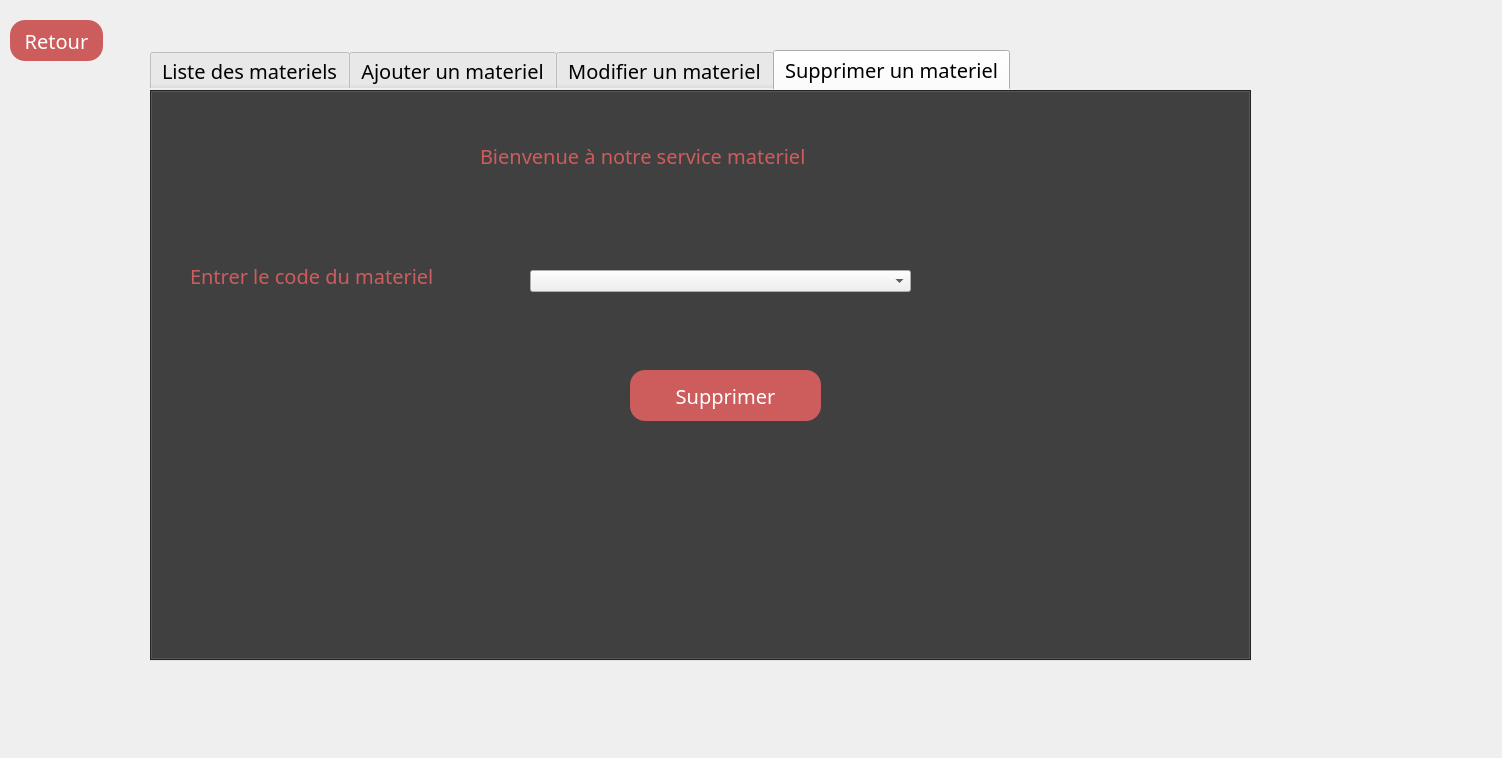
<?xml version="1.0" encoding="UTF-8"?>
<ui version="4.0">
 <class>Materiel</class>
 <widget class="QDialog" name="Materiel">
  <property name="geometry">
   <rect>
    <x>0</x>
    <y>0</y>
    <width>1502</width>
    <height>758</height>
   </rect>
  </property>
  <property name="windowTitle">
   <string>Dialog</string>
  </property>
  <property name="styleSheet">
   <string notr="true">*{
font-family:century gothic;
font-size :20px;

}
 QTabWidget{
background:#333;
border-radius:15px;
}

QLabel {
postion:center;
color :#CD5C5C;
}
QTableView {
background:white;
border-radius:15px;
font-size :20px;

}
QPushButton {
background: #CD5C5C;border:none;
color:white;
 border-radius: 15px;
}
QPushButton:hover
{ color:white;
 border-radius: 15px;
background-color :#F08080;border:none;
}</string>
  </property>
  <widget class="QTabWidget" name="tabWidget">
   <property name="geometry">
    <rect>
     <x>150</x>
     <y>50</y>
     <width>1101</width>
     <height>611</height>
    </rect>
   </property>
   <property name="toolTip">
    <string>&lt;html&gt;&lt;head/&gt;&lt;body&gt;&lt;p&gt;Liste des materiels&lt;/p&gt;&lt;/body&gt;&lt;/html&gt;</string>
   </property>
   <property name="styleSheet">
    <string notr="true"/>
   </property>
   <property name="currentIndex">
    <number>3</number>
   </property>
   <widget class="QWidget" name="tab">
    <attribute name="title">
     <string>Liste des materiels</string>
    </attribute>
    <widget class="QLabel" name="label">
     <property name="geometry">
      <rect>
       <x>300</x>
       <y>70</y>
       <width>431</width>
       <height>51</height>
      </rect>
     </property>
     <property name="text">
      <string>Bienvenue à notre service materiel</string>
     </property>
    </widget>
    <widget class="QLabel" name="label_2">
     <property name="geometry">
      <rect>
       <x>50</x>
       <y>170</y>
       <width>241</width>
       <height>51</height>
      </rect>
     </property>
     <property name="text">
      <string>Rechercher un materiel </string>
     </property>
    </widget>
    <widget class="QLabel" name="label_3">
     <property name="geometry">
      <rect>
       <x>790</x>
       <y>170</y>
       <width>241</width>
       <height>51</height>
      </rect>
     </property>
     <property name="text">
      <string>Avec</string>
     </property>
    </widget>
    <widget class="QComboBox" name="comboBox">
     <property name="geometry">
      <rect>
       <x>882</x>
       <y>190</y>
       <width>121</width>
       <height>22</height>
      </rect>
     </property>
    </widget>
    <widget class="QTableView" name="tableView">
     <property name="geometry">
      <rect>
       <x>60</x>
       <y>310</y>
       <width>901</width>
       <height>192</height>
      </rect>
     </property>
     <property name="styleSheet">
      <string notr="true">/*QTableView::item
{
anchors.fill: racesWindow
        width: 840
        height: 400
       
}
*/</string>
     </property>
    </widget>
    <widget class="QLineEdit" name="filter_line">
     <property name="geometry">
      <rect>
       <x>300</x>
       <y>190</y>
       <width>321</width>
       <height>22</height>
      </rect>
     </property>
     <property name="styleSheet">
      <string notr="true">QLineEdit{
background:transparent;
border:none;
color: #717072;
border-bottom:1px solid #717072;
}</string>
     </property>
    </widget>
   </widget>
   <widget class="QWidget" name="tab_2">
    <attribute name="title">
     <string>Ajouter un materiel</string>
    </attribute>
    <widget class="QLabel" name="label_4">
     <property name="geometry">
      <rect>
       <x>290</x>
       <y>40</y>
       <width>431</width>
       <height>51</height>
      </rect>
     </property>
     <property name="text">
      <string>Bienvenue à notre service materiel</string>
     </property>
    </widget>
    <widget class="QLabel" name="label_5">
     <property name="geometry">
      <rect>
       <x>20</x>
       <y>160</y>
       <width>241</width>
       <height>51</height>
      </rect>
     </property>
     <property name="text">
      <string>Code materiel</string>
     </property>
    </widget>
    <widget class="QLabel" name="label_6">
     <property name="geometry">
      <rect>
       <x>20</x>
       <y>230</y>
       <width>241</width>
       <height>51</height>
      </rect>
     </property>
     <property name="text">
      <string>La date d'acquisition</string>
     </property>
    </widget>
    <widget class="QLabel" name="label_8">
     <property name="geometry">
      <rect>
       <x>20</x>
       <y>300</y>
       <width>241</width>
       <height>51</height>
      </rect>
     </property>
     <property name="text">
      <string>Type materiel</string>
     </property>
    </widget>
    <widget class="QLineEdit" name="codeLine">
     <property name="geometry">
      <rect>
       <x>330</x>
       <y>170</y>
       <width>321</width>
       <height>22</height>
      </rect>
     </property>
     <property name="styleSheet">
      <string notr="true">QLineEdit{
background:transparent;
border:none;
color: #717072;
border-bottom:1px solid #717072;
}</string>
     </property>
    </widget>
    <widget class="QLineEdit" name="etatLine">
     <property name="geometry">
      <rect>
       <x>330</x>
       <y>310</y>
       <width>321</width>
       <height>22</height>
      </rect>
     </property>
     <property name="styleSheet">
      <string notr="true">QLineEdit{
background:transparent;
border:none;
color: #717072;
border-bottom:1px solid #717072;
}</string>
     </property>
    </widget>
    <widget class="QLabel" name="label_9">
     <property name="geometry">
      <rect>
       <x>20</x>
       <y>380</y>
       <width>241</width>
       <height>51</height>
      </rect>
     </property>
     <property name="text">
      <string>Marque materiel</string>
     </property>
    </widget>
    <widget class="QLineEdit" name="marqueLine">
     <property name="geometry">
      <rect>
       <x>330</x>
       <y>390</y>
       <width>321</width>
       <height>22</height>
      </rect>
     </property>
     <property name="styleSheet">
      <string notr="true">QLineEdit{
background:transparent;
border:none;
color: #717072;
border-bottom:1px solid #717072;
}</string>
     </property>
    </widget>
    <widget class="QPushButton" name="Submit">
     <property name="geometry">
      <rect>
       <x>840</x>
       <y>510</y>
       <width>221</width>
       <height>51</height>
      </rect>
     </property>
     <property name="styleSheet">
      <string notr="true">QPushButton {
background-color :#CD5C5C;border:none;
color:white;
border-radius:15px;
}</string>
     </property>
     <property name="text">
      <string>Ajouter</string>
     </property>
    </widget>
    <widget class="QDateEdit" name="date">
     <property name="geometry">
      <rect>
       <x>330</x>
       <y>250</y>
       <width>321</width>
       <height>22</height>
      </rect>
     </property>
    </widget>
    <widget class="QLabel" name="label_11">
     <property name="geometry">
      <rect>
       <x>20</x>
       <y>460</y>
       <width>241</width>
       <height>51</height>
      </rect>
     </property>
     <property name="text">
      <string>Etat materiel</string>
     </property>
    </widget>
    <widget class="QComboBox" name="etat">
     <property name="geometry">
      <rect>
       <x>330</x>
       <y>470</y>
       <width>321</width>
       <height>22</height>
      </rect>
     </property>
    </widget>
   </widget>
   <widget class="QWidget" name="tab_3">
    <attribute name="title">
     <string>Modifier un materiel</string>
    </attribute>
    <widget class="QLabel" name="label_19">
     <property name="geometry">
      <rect>
       <x>270</x>
       <y>40</y>
       <width>431</width>
       <height>51</height>
      </rect>
     </property>
     <property name="text">
      <string>Bienvenue à notre service materiel</string>
     </property>
    </widget>
    <widget class="QLabel" name="label_21">
     <property name="geometry">
      <rect>
       <x>20</x>
       <y>170</y>
       <width>241</width>
       <height>51</height>
      </rect>
     </property>
     <property name="text">
      <string>Code materiel</string>
     </property>
    </widget>
    <widget class="QLabel" name="label_22">
     <property name="geometry">
      <rect>
       <x>20</x>
       <y>240</y>
       <width>241</width>
       <height>51</height>
      </rect>
     </property>
     <property name="text">
      <string>La date d'acquisition</string>
     </property>
    </widget>
    <widget class="QComboBox" name="cmb">
     <property name="geometry">
      <rect>
       <x>330</x>
       <y>190</y>
       <width>321</width>
       <height>22</height>
      </rect>
     </property>
    </widget>
    <widget class="QLineEdit" name="etatLine_4">
     <property name="geometry">
      <rect>
       <x>330</x>
       <y>310</y>
       <width>321</width>
       <height>22</height>
      </rect>
     </property>
     <property name="styleSheet">
      <string notr="true">QLineEdit{
background:transparent;
border:none;
color: #717072;
border-bottom:1px solid #717072;
}</string>
     </property>
    </widget>
    <widget class="QLabel" name="label_34">
     <property name="geometry">
      <rect>
       <x>20</x>
       <y>300</y>
       <width>241</width>
       <height>51</height>
      </rect>
     </property>
     <property name="text">
      <string>Type materiel</string>
     </property>
    </widget>
    <widget class="QLineEdit" name="marqueLine_5">
     <property name="geometry">
      <rect>
       <x>330</x>
       <y>390</y>
       <width>321</width>
       <height>22</height>
      </rect>
     </property>
     <property name="styleSheet">
      <string notr="true">QLineEdit{
background:transparent;
border:none;
color: #717072;
border-bottom:1px solid #717072;
}</string>
     </property>
    </widget>
    <widget class="QLabel" name="label_49">
     <property name="geometry">
      <rect>
       <x>20</x>
       <y>380</y>
       <width>241</width>
       <height>51</height>
      </rect>
     </property>
     <property name="text">
      <string>Marque materiel</string>
     </property>
    </widget>
    <widget class="QPushButton" name="Submit_5">
     <property name="geometry">
      <rect>
       <x>800</x>
       <y>480</y>
       <width>221</width>
       <height>51</height>
      </rect>
     </property>
     <property name="styleSheet">
      <string notr="true">QPushButton {
background-color :#CD5C5C;border:none;
color:white;
border-radius:15px;
}</string>
     </property>
     <property name="text">
      <string>Modifier</string>
     </property>
    </widget>
    <widget class="QLineEdit" name="dateEdit">
     <property name="geometry">
      <rect>
       <x>330</x>
       <y>250</y>
       <width>321</width>
       <height>22</height>
      </rect>
     </property>
     <property name="styleSheet">
      <string notr="true">QLineEdit{
background:transparent;
border:none;
color: #717072;
border-bottom:1px solid #717072;
}</string>
     </property>
    </widget>
   </widget>
   <widget class="QWidget" name="tab_4">
    <attribute name="title">
     <string>Supprimer un materiel</string>
    </attribute>
    <widget class="QLabel" name="label_10">
     <property name="geometry">
      <rect>
       <x>40</x>
       <y>160</y>
       <width>271</width>
       <height>51</height>
      </rect>
     </property>
     <property name="text">
      <string>Entrer le code du materiel</string>
     </property>
    </widget>
    <widget class="QLabel" name="label_12">
     <property name="geometry">
      <rect>
       <x>330</x>
       <y>40</y>
       <width>431</width>
       <height>51</height>
      </rect>
     </property>
     <property name="text">
      <string>Bienvenue à notre service materiel</string>
     </property>
    </widget>
    <widget class="QComboBox" name="combo2">
     <property name="geometry">
      <rect>
       <x>380</x>
       <y>180</y>
       <width>381</width>
       <height>22</height>
      </rect>
     </property>
    </widget>
    <widget class="QPushButton" name="pushButton_2">
     <property name="geometry">
      <rect>
       <x>480</x>
       <y>280</y>
       <width>191</width>
       <height>51</height>
      </rect>
     </property>
     <property name="styleSheet">
      <string notr="true">QPushButton {
background-color :#CD5C5C;border:none;
color:white;
border-radius:15px;
}</string>
     </property>
     <property name="text">
      <string>Supprimer</string>
     </property>
    </widget>
   </widget>
  </widget>
  <widget class="QPushButton" name="pushButton">
   <property name="geometry">
    <rect>
     <x>10</x>
     <y>20</y>
     <width>93</width>
     <height>41</height>
    </rect>
   </property>
   <property name="styleSheet">
    <string notr="true">QPushButton {
background-color :#CD5C5C;border:none;
color:white;
border-radius:15px;
}</string>
   </property>
   <property name="text">
    <string>Retour</string>
   </property>
   <property name="icon">
    <iconset>
     <normaloff>../../Desktop/téléchargement.png</normaloff>../../Desktop/téléchargement.png</iconset>
   </property>
  </widget>
 </widget>
 <resources/>
 <connections/>
</ui>
